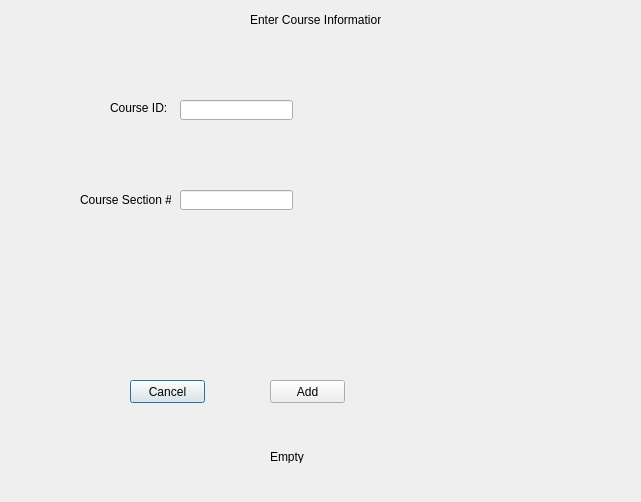
<?xml version="1.0" encoding="UTF-8"?>
<ui version="4.0">
 <class>Dialog</class>
 <widget class="QDialog" name="Dialog">
  <property name="geometry">
   <rect>
    <x>0</x>
    <y>0</y>
    <width>641</width>
    <height>502</height>
   </rect>
  </property>
  <property name="windowTitle">
   <string>Dialog</string>
  </property>
  <widget class="QLabel" name="label">
   <property name="geometry">
    <rect>
     <x>110</x>
     <y>100</y>
     <width>61</width>
     <height>16</height>
    </rect>
   </property>
   <property name="text">
    <string>Course ID:</string>
   </property>
  </widget>
  <widget class="QLabel" name="label_2">
   <property name="geometry">
    <rect>
     <x>80</x>
     <y>190</y>
     <width>91</width>
     <height>20</height>
    </rect>
   </property>
   <property name="text">
    <string>Course Section #:</string>
   </property>
  </widget>
  <widget class="QLineEdit" name="crsID">
   <property name="geometry">
    <rect>
     <x>180</x>
     <y>100</y>
     <width>113</width>
     <height>20</height>
    </rect>
   </property>
  </widget>
  <widget class="QLineEdit" name="crsSecNum">
   <property name="geometry">
    <rect>
     <x>180</x>
     <y>190</y>
     <width>113</width>
     <height>20</height>
    </rect>
   </property>
  </widget>
  <widget class="QPushButton" name="cancel">
   <property name="geometry">
    <rect>
     <x>130</x>
     <y>380</y>
     <width>75</width>
     <height>23</height>
    </rect>
   </property>
   <property name="text">
    <string>Cancel</string>
   </property>
  </widget>
  <widget class="QPushButton" name="addButton">
   <property name="geometry">
    <rect>
     <x>270</x>
     <y>380</y>
     <width>75</width>
     <height>23</height>
    </rect>
   </property>
   <property name="text">
    <string>Add</string>
   </property>
  </widget>
  <widget class="QLabel" name="label_3">
   <property name="geometry">
    <rect>
     <x>250</x>
     <y>10</y>
     <width>131</width>
     <height>20</height>
    </rect>
   </property>
   <property name="text">
    <string>Enter Course Information</string>
   </property>
  </widget>
  <widget class="QLabel" name="label1">
   <property name="geometry">
    <rect>
     <x>270</x>
     <y>450</y>
     <width>47</width>
     <height>13</height>
    </rect>
   </property>
   <property name="text">
    <string>Empty</string>
   </property>
  </widget>
 </widget>
 <resources/>
 <connections/>
</ui>
